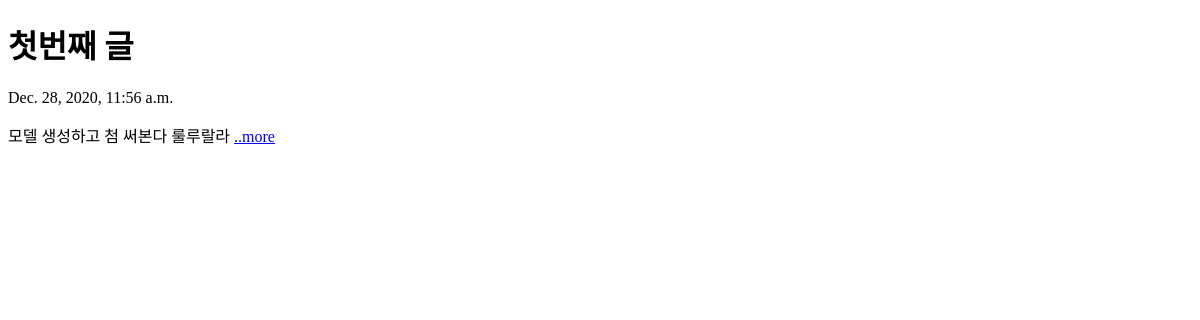
The app's page /, older data.
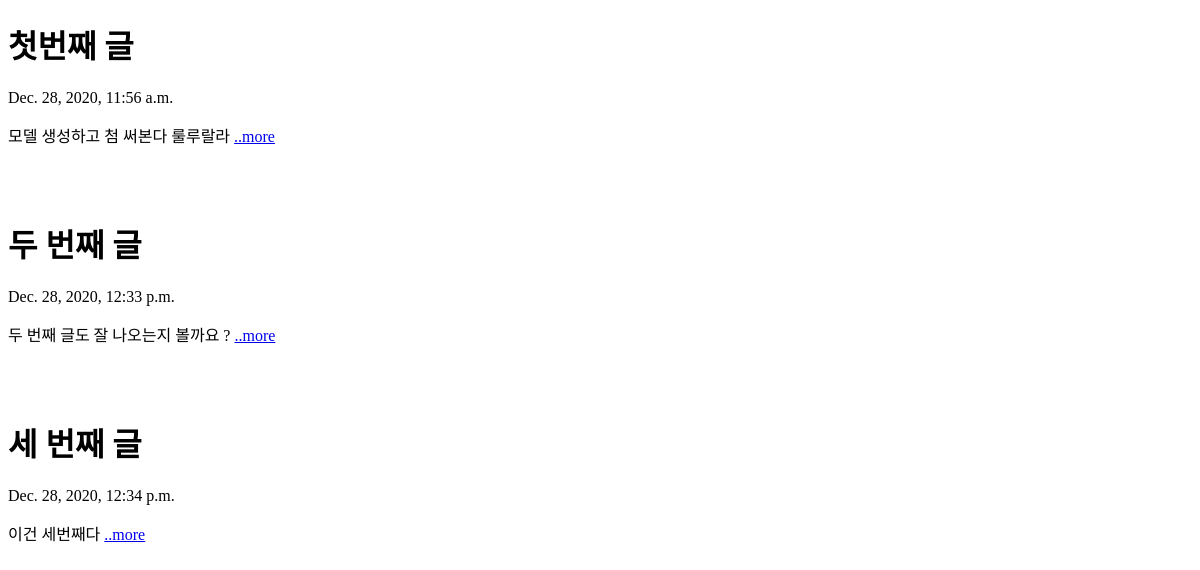
The same page, newer data.
### BlogApp/models.py (models this page shows, shortened)
class Blog(models.Model):
    title = models.CharField(max_length=200)
    pub_date = models.DateTimeField('date published')
    body = models.TextField()
    def summary(self):
        return self.body[:100]

### BlogApp/views.py (the view)
# urls.py: 2. Add a URL to urlpatterns:  path('', views.home, name='home')
def home(request):
    blogs = Blog.objects  # 쿼리셋 #메소드
    return render(request, 'home.html', {'blogs': blogs})

### BlogApp/templates/home.html (shortened to what this page needs)
<!DOCTYPE html>
<html lang="en">
<head>
</head>
<body>
    {% for blog in blogs.all%}
        <h1> {{blog.title}}</h1>
        <p> {{blog.pub_date}}</p>
        <p>{{blog.summary}}
            <a href="{%url 'detail' blog.id%}">
            ..more</p>
        <br><br>
    {% endfor%}
</body>
</html>

Row changes from the older to the newer data that the page shows:
added Blog: title "두 번째 글", pub_date "Dec. 28, 2020, 12:33 p.m.", summary "두 번째 글도 잘 나오는지 볼까요 ?"
added Blog: title "세 번째 글", pub_date "Dec. 28, 2020, 12:34 p.m.", summary "이건 세번째다"
